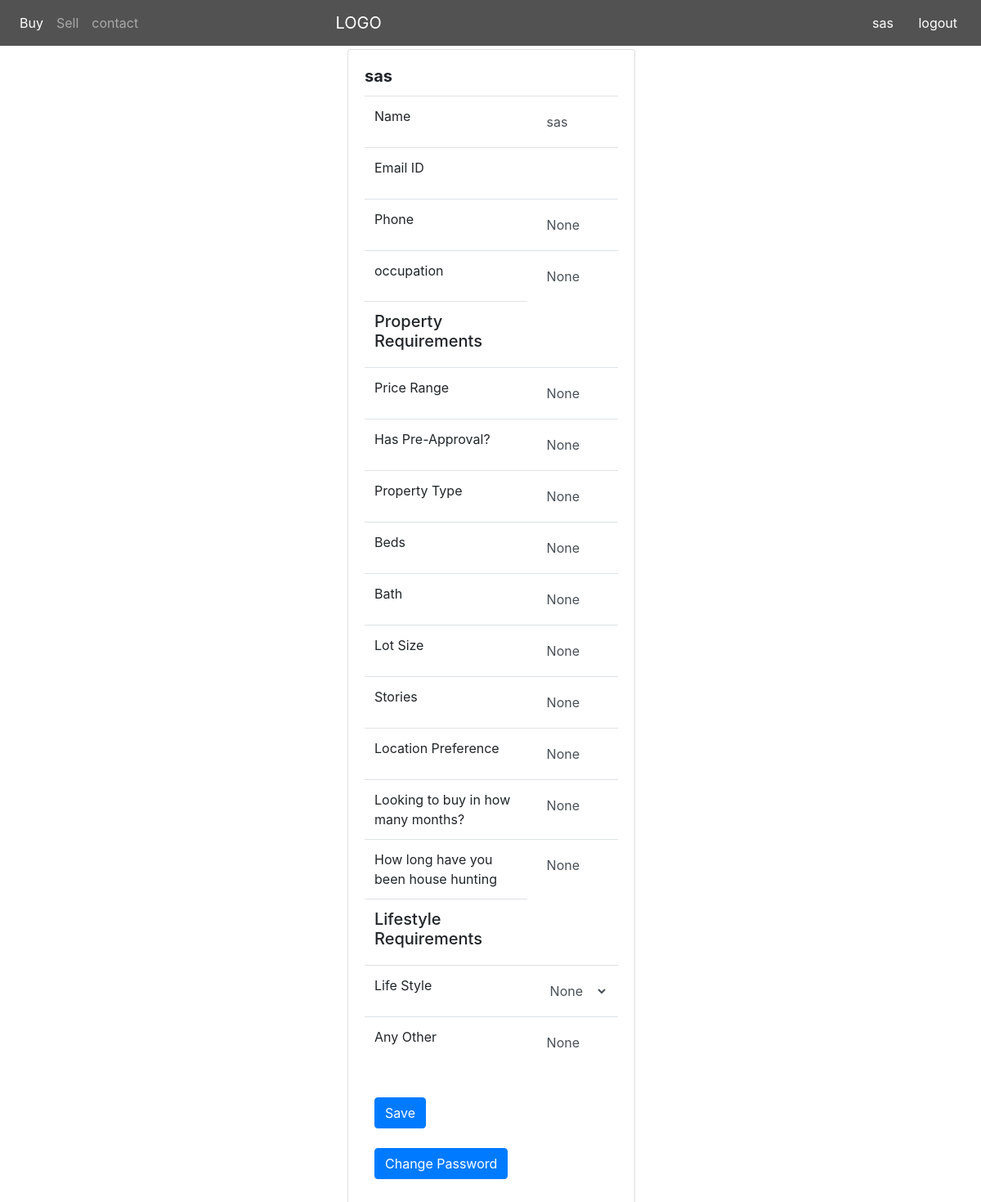
Page /edit-profile/ (signed in) on the committed database.
### mysite/models.py (models this page shows, shortened)
class profileModel(models.Model):
    user = models.ForeignKey(get_user_model(), on_delete= models.CASCADE)
    contactNumber = models.BigIntegerField(blank = True, null=True)
    approve = models.BooleanField(default=True)
    Teacher_or_Parent = models.CharField(max_length=10, blank=True, default='Buyer' ,choices=CHOICES_TYPE)
    occupation=models.CharField(max_length=200,blank=True,null=True)
    Price_Range=models.CharField(max_length=200,blank=True,null=True)
    has_pre_approval=models.CharField(max_length=200,blank=True,null=True)
    property_type=models.CharField(max_length=200,blank=True,null=True)
    beds=models.CharField(max_length=200,blank=True,null=True)
    bath=models.CharField(max_length=200,blank=True,null=True)
    lot_size=models.CharField(max_length=200,blank=True,null=True)
    stories=models.CharField(max_length=200,blank=True,null=True)
    location_preference=models.CharField(max_length=200,blank=True,null=True)
    looking_to_buy_in_how_many_months=models.CharField(max_length=200,blank=True,null=True)
    How_long_have_you_been_house_hunting=models.CharField(max_length=200,blank=True,null=True)
    Life_style = models.CharField(max_length=200,blank=True,null=True,choices=choice1)
    any_other = models.CharField(max_length=200,blank=True,null=True)

### mysite/views.py (the view, shortened to what this page needs)
# urls.py: url(r'edit-profile/$', views.edit_profile, name="editProfile"),
@login_required()
def edit_profile(request):
    if request.method != 'POST':
        form = EditProfileForm(instance=request.user)
    else:
        form = EditProfileForm(request.POST, instance=request.user)
        if form.is_valid():
            form.save()
    try:
        profile = profileModel.objects.get(user=request.user)
    except:
        profile = profileModel.objects.create(user=request.user)
    if request.method != 'POST':
        if profile:
            form_2 = profileInformForm(instance=profile)
        else:
            form_2 = profileInformForm()
    try:
        profile = profileModel.objects.get(user=request.user)
    except:
        profile = None
    context = {
        'profile': profile,
        'section': "editProfile",
        'form': form,
        'form_2':form_2
    }
    return render(request, 'mysite/editProfile.html', context)

### mysite/forms.py
class EditProfileForm(UserChangeForm):
    password = forms.CharField(label='', widget = forms.TextInput(attrs = {'type' : 'hidden'}))
    class Meta:
        model = User
        fields = [
                  'first_name',
                  'last_name',
                  'password',
                  'email'
                  ]

class profileInformForm(forms.ModelForm):
    class Meta:
        model = profileModel
        exclude=['user','approve','Teacher_or_Parent']

### mysite/templates/mysite/editProfile.html (shortened to what this page needs)
{% extends 'base.html' %}
{% block content %}
<div class="mx-auto mb-5" style="width: 350px;">
  <div class="card" style="width: 22rem;">
    <div class="card-body">
      <form action="{% url 'editProfile' %}" method="POST">
        <h5 class="card-title font-weight-bold">{{ request.user.username }}</h5>
        <table class="table">
          <tbody>
            <tr>
              <td>Name</td>
              <td><input class="form-control border-0 bg-transparent" name="username" type="text"
                  placeholder="{{ request.user.username }}" value="{{ request.user.username }}" readonly></td>
            </tr>
            <tr>
              <td>Email ID</td>
              <td><input class="form-control border-0 bg-transparent" name="email" type="text"
                  placeholder="{{ request.user.email }}" value="{{ request.user.email }}" autocomplete="off"></td>
            </tr>
            {% if profile %}
            <tr>
              <td>Phone</td>
              <td> <input class="form-control border-0 bg-transparent" name="contactNumber" type="text"
                  placeholder="{{ profile.contactNumber }}" value="{{ profile.contactNumber }}"></td>
            </tr>
            <tr>
              <td>occupation</td>
              <td> <input class="form-control border-0 bg-transparent" name="occupation" type="text"
                  placeholder="{{ profile.occupation }}" value="{{ profile.occupation }}"></td>
            </tr>
            <tr>
              <td>
                <h5>Property Requirements</h5>
              </td>
            </tr>
            <tr>
              <td>Price Range</td>
              <td> <input class="form-control border-0 bg-transparent" name="Price_Range" type="text"
                  placeholder="{{ profile.Price_Range }}" value="{{ profile.Price_Range }}"></td>
            </tr>
            <tr>
            <td>Has Pre-Approval?</td>
            <td> <input class="form-control border-0 bg-transparent" name="has_pre_approval" type="text"
                placeholder="{{ profile.has_pre_approval }}" value="{{ profile.has_pre_approval }}"></td>
            </tr>
            <tr>
            <td>Property Type</td>
            <td> <input class="form-control border-0 bg-transparent" name="property_type" type="text"
                placeholder="{{ profile.property_type }}" value="{{ profile.property_type }}"></td>
            </tr>
            <tr>
            <td>Beds</td>
            <td> <input class="form-control border-0 bg-transparent" name="beds" type="text"
                placeholder="{{ profile.beds }}" value="{{ profile.beds }}"></td>
            </tr>
            <tr>
            <td>Bath</td>
            <td> <input class="form-control border-0 bg-transparent" name="bath" type="text"
                placeholder="{{ profile.bath }}" value="{{ profile.bath }}"></td>
            </tr>
            <tr>
            <td>Lot Size</td>
            <td> <input class="form-control border-0 bg-transparent" name="lot_size" type="text"
                placeholder="{{ profile.lot_size }}" value="{{ profile.lot_size }}"></td>
            </tr>
            <tr>
              <td>Stories</td>
              <td> <input class="form-control border-0 bg-transparent" name="stories" type="text"
                  placeholder="{{ profile.stories }}" value="{{ profile.stories }}"></td>
              </tr>
            <tr>
              <td>Location Preference</td>
              <td> <input class="form-control border-0 bg-transparent" name="location_preference" type="text"
                  placeholder="{{ profile.location_preference }}" value="{{ profile.location_preference }}"></td>
              </tr>
              <tr>
                <td>Looking to buy in how many months?</td>
                <td> <input class="form-control border-0 bg-transparent" name="looking_to_buy_in_how_many_months" type="text"
                    placeholder="{{ profile.looking_to_buy_in_how_many_months }}" value="{{ profile.looking_to_buy_in_how_many_months }}"></td>
                </tr>
                <tr>
                  <td>How long have you been house hunting</td>
                  <td> <input class="form-control border-0 bg-transparent" name="How_long_have_you_been_house_hunting" type="text"
                      placeholder="{{ profile.How_long_have_you_been_house_hunting }}" value="{{ profile.How_long_have_you_been_house_hunting }}"></td>
                  </tr>
                  <td><h5>Lifestyle Requirements </h5> </td>
                  <tr>
                    <td>Life Style</td>
                    <td>
                          <select name="Life_style" class="form-control border-0 bg-transparent">
                              <option value="None" class="form-control border-0 bg-transparent">None</option>
                          </select>      </td>
                                            </tr>
                    <tr>
                      <td>Any Other</td>
                      <td> <input class="form-control border-0 bg-transparent" name="any_other" type="text"
                          placeholder="{{ profile.any_other }}" value="{{ profile.any_other }}"></td>
                      </tr>
            {% endif %}
            <tr>
              <td colspan="2" class="border-0">
              </td>
            </tr>
            <tr>
              <td colspan="2" class="border-0">
                <input type="submit" class="btn btn-primary" value="Save">
              </td>
            </tr>
            <tr>
              <td colspan="2" class="border-0">
                <a class="btn btn-primary" value="Change Password" href="{% url 'change_password' %}">Change
                  Password</a>
              </td>
            </tr>
          </tbody>
        </table>
      </form>
    </div>
  </div>
</div>
{% endblock %}

### mysite/templates/base.html (shortened to what this page needs)
{% load static %}
<!DOCTYPE html>
<html lang="en">
<head>
        <link rel="stylesheet" href="{% static 'music/css/style2.css' %}">
        <link rel='stylesheet' href='https://cdnjs.cloudflare.com/ajax/libs/twitter-bootstrap/4.3.0/css/bootstrap.css'>
        <link rel="stylesheet" href="https://cdnjs.cloudflare.com/ajax/libs/font-awesome/4.7.0/css/font-awesome.min.css">
</head>
<body style="margin-top: 5%">
    <header class="header-area">
            <nav class="navbar navbar-expand-md navbar-dark fixed-top ">
                <div class="collapse navbar-collapse" id="navbarCollapse">
                    <ul class="navbar-nav mr-auto">
                        <li class="nav-item active">
                            <a class="nav-link" href="#">Buy <span class="sr-only">(current)</span></a>
                        </li>
                        <li class="nav-item">
                            <a class="nav-link" href="#">Sell</a>
                        </li>
                        <li class="nav-item">
                            <a class="nav-link" href="{% url 'contact' %}">contact</a>
                        </li>
                        <a class="navbar-brand" style="padding-left: 100%" href="{% url 'home' %}">LOGO</a>
                    </ul>
                    {% block register %}
                    <div class="register-login-area text-white">
                        {% if request.user.is_authenticated %}
                        <a href="{% url 'editProfile' %}"
                            class="btn text-white">{{ request.user.username }}</a>
                            <a href="{% url 'logout' %}" class="btn text-white">logout</a>
                            {% else %}
                        <a href="{% url 'register' %}" class="btn text-white">SignUp</a>
                        <a href="{% url 'login' %}" class="btn text-white">Login</a>
                        {% endif %}
                    </div>
                    {%  endblock %}
                </div>
            </nav>
        </header>
    {% block content %}
    {% endblock %}
    </body>
    </html>

### mysite/static/music/css/style2.css (style rules this page uses)
.navbar { background-color: #525252; }
a { color: rgb(13, 124, 228); }

### rows in the picture
profileModel: contactNumber "None", occupation "None", Price_Range "None", has_pre_approval "None", property_type "None", beds "None", bath "None", lot_size "None", stories "None", location_preference "None", looking_to_buy_in_how_many_months "None", How_long_have_you_been_house_hunting "None", any_other "None"

### other values in the picture
{{ request.user.username }} "sas"
